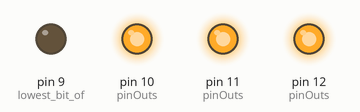
Bench run of a sketch on a simulated Arduino Uno, built with avr-gcc and run on an emulated ATmega328P. Shown: output pins drawn as LEDs (lit = HIGH). What the sketch prints to the serial monitor is not drawn.

Above: at 0.1 s.
Timing chart, 0 to 1.6 s (numbered marks = the images above):
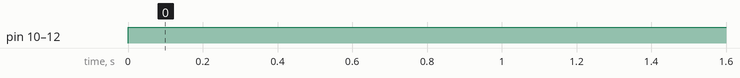

The sketch:

BinaryDisplay.ino
```cpp
// BinaryDisplay -- display an arbitrary # in binary lites; could
// get random # or convert a serial or switch input to binary, etc

#define flag 14  //just some arbitrary number <16; could be from some input or data

byte pinOuts[]= {9,10,11,12};  //  these are [0,1,2,3] output pins
                               //        for 1s,2s,4s,8s
void setup()
{
  //  code here runs once:
  Serial.begin(9600);
  pinMode(9,OUTPUT);   // lowest bit of #
  pinMode(10,OUTPUT);
  pinMode(11,OUTPUT);
  pinMode(12,OUTPUT); // 8's bit of # displays here
}

void loop() //   // main code here runs repeatedly
{

  for (byte i=0; i < 4; i++)
     {
      byte pin = pinOuts[i];
      if (bitRead(flag, i) == 1) // if bit i of flag is 1 make respective
                                      // binary output pin high
         digitalWrite(pin, HIGH);
      else
         digitalWrite(pin, LOW);
     }
  Serial.print("flag is now: ");
  Serial.println(flag);
  delay(1000);
}
```

Measured:
- by itself, pin 10 (pinOuts), pin 11 (pinOuts), pin 12 (pinOuts): LOW → HIGH at 0.00 s
